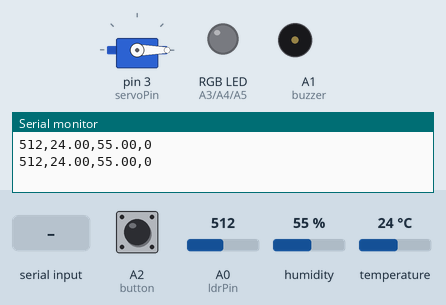
Bench run of a sketch on a simulated Arduino Uno, built with avr-gcc and run on an emulated ATmega328P. Parts: servo, an RGB LED mixed from three pins (HIGH = lit), buzzer (waves = sounding), the last lines printed to the serial monitor. Inputs (shaded band) come from the test bench; at power-on: A2 (button) HIGH, A0 (ldrPin) = 512, humidity 55 %, temperature 24 °C.

Above: at 1.2 s.
1.3 s: "ALARM_LDR\n" received over Serial
At 1.6 s:
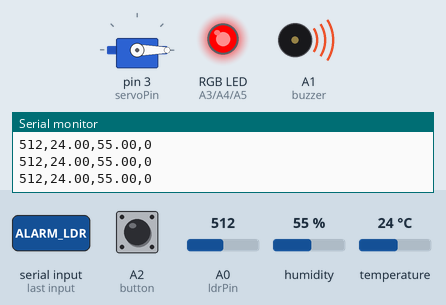
2.8 s: A2 (button) pulled LOW for 0.15 s
At 3.6 s:
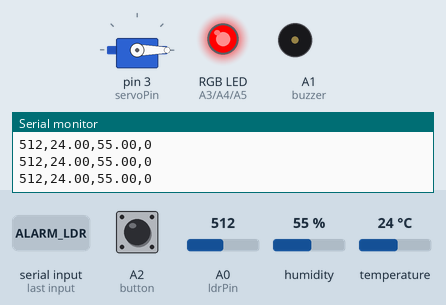
Timing chart, 0 to 5.8 s (numbered marks = the images above; inputs shaded):
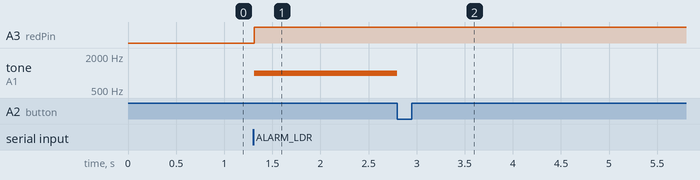

The sketch:

IoT_SmartBox.ino
```cpp
//import libraries

#include <Keypad.h>
#include <Servo.h>
#include <DHT.h>


//set up pins
const int servoPin = 3;

const int ldrPin = A0;

const int button = A2;

const int buzzer = A1;

const int redPin = A3;
const int greenPin = A4;
const int bluePin = A5;

Servo myServo;  //servo object

unsigned long lastSend = 0;

//dht11 sensor setup
#define DHTPIN 2
#define DHTTYPE DHT11
DHT dht(DHTPIN, DHTTYPE);


//set up password system
String password = "7866";
String input = "";
bool Unlocked = false;  //state

//set alarm states from the Edge Server
bool ldrAlarm = false;   //light intrusion
bool tempAlarm = false;  //temperature alarm
bool humAlarm = false;   //humidity alarm
bool alarmMute = false;  //mute buzzer


//delay locking to prevent triggering ldr instantly
unsigned long armDelayStart = 0;
bool armDelayActive = false;

//control red and green flashes
unsigned long greenStartTime = 0;
unsigned long redStartTime = 0;
bool showGreen = false;
bool showRed = false;

//configure keypad
const byte ROWS = 4, COLS = 4;
char keys[ROWS][COLS] = {
  { '1', '2', '3', 'A' },
  { '4', '5', '6', 'B' },
  { '7', '8', '9', 'C' },
  { '*', '0', '#', 'D' }
};
byte rowPins[ROWS] = { 13, 12, 11, 10 };
byte colPins[COLS] = { 9, 8, 7, 6 };

Keypad keypad = Keypad(makeKeymap(keys), rowPins, colPins, ROWS, COLS);  //keypad object


//setRGB function - controls rgb
void setRGB(bool r, bool g, bool b) {
  digitalWrite(redPin, r);
  digitalWrite(greenPin, g);
  digitalWrite(bluePin, b);
}


void setup() {
  Serial.begin(9600);

  pinMode(buzzer, OUTPUT);
  pinMode(redPin, OUTPUT);
  pinMode(greenPin, OUTPUT);
  pinMode(bluePin, OUTPUT);
  pinMode(button, INPUT_PULLUP);  //pressed = low

  dht.begin();  //Start dht11 sensor

  myServo.attach(servoPin);
  myServo.write(0);  //sets servo to start position(locked)

  setRGB(0, 0, 0);
}

void loop() {
  //read commands from the Edge Server
  while (Serial.available()) {
    String cmd = Serial.readStringUntil('\n');
    cmd.trim();

    //turn on LDR alarm
    if (cmd == "ALARM_LDR") {
      ldrAlarm = true;
      alarmMute = false;
    }

    //turn on temperature alarm
    if (cmd == "ALARM_TEMP") {
      tempAlarm = true;
      alarmMute = false;
    }


    //turn on humidity alarm
    if (cmd == "ALARM_HUM") {
      humAlarm = true;
      alarmMute = false;
    }

    //turn off LDR alarm
    if (cmd == "CLEAR_LDR") {
      ldrAlarm = false;
    }

    //turn off temp alarm
    if (cmd == "CLEAR_TEMP") {
      tempAlarm = false;
    }

    //turn off humidity alarm
    if (cmd == "CLEAR_HUM") {
      humAlarm = false;
    }

    //rest all alarms
    if (cmd == "CLEAR_ALL") {
      ldrAlarm = tempAlarm = humAlarm = false;
      noTone(buzzer);
    }

    //mute buzzer
    if (cmd == "MUTE") {
      alarmMute = true;
      noTone(buzzer);
    }

    //lock/unlock from web server
    if (cmd == "LOCK") {
      Unlocked = false;
      myServo.write(0);
    } else if (cmd == "UNLOCK") {
      Unlocked = true;
      myServo.write(90);  // unlocked position
    }
  }
  //read sensor inputs
  int light = analogRead(ldrPin);
  float temp = dht.readTemperature();
  float hum = dht.readHumidity();

  //mute button
  if (digitalRead(button) == LOW) {
    alarmMute = true;
    noTone(buzzer);
  }

  //green flash when password correct
  if (showGreen) {
    setRGB(0, 1, 0);
    if (millis() - greenStartTime > 2000) showGreen = false;
    return;
  }

  //red flash for wrong password
  if (showRed) {
    setRGB(1, 0, 0);
    if (millis() - redStartTime > 1000) showRed = false;
    return;
  }

  //delay alarm reset
  if (armDelayActive && millis() - armDelayStart > 2000)
    armDelayActive = false;


  //keypad logic
  char key = keypad.getKey();
  if (key) {
    if (key == '*') {
      input = "";
    } else if (key == '#') {    //checks password when key '#'
      if (input == password) {  //correct password
        Unlocked = !Unlocked;

        if (Unlocked) {
          myServo.write(90);  //move servo to unlocked position
          showGreen = true;   //flash green led
          greenStartTime = millis();

        } else {                  //locking
          myServo.write(0);       //lock position
          armDelayActive = true;  //delay
          armDelayStart = millis();
        }

        ldrAlarm = false;  // reset ldr alarm only
        alarmMute = false;
        noTone(buzzer);

      } else {           //wrong password
        showRed = true;  //flash red
        redStartTime = millis();
      }

      input = "";
    } else {

      input += key;
    }
  }


  //buzzer logic
  if (!alarmMute) {
    //set frequencies for different alarms
    if (ldrAlarm)
      tone(buzzer, 1000);

    else if (tempAlarm)
      tone(buzzer, 800);

    else if (humAlarm)
      tone(buzzer, 600);

    else
      noTone(buzzer);

  } else {
    noTone(buzzer);
  }

  //RGB
  if (ldrAlarm)
    setRGB(1, 0, 0);  //red = ldr intrusion alarm

  else if (tempAlarm)
    setRGB(0, 0, 1);  //blue = temperature alarm

  else if (humAlarm)
    setRGB(0, 1, 0);  //green = humidity alar

  else
    setRGB(0, 0, 0);

  // send sensor data to the Edge Server
  if (millis() - lastSend >= 500) {
    if (!isnan(temp) && !isnan(hum)) {
      Serial.print(light);
      Serial.print(",");
      Serial.print(temp);
      Serial.print(",");
      Serial.print(hum);
      Serial.print(",");
      Serial.println(Unlocked ? 1 : 0);
    }
    lastSend = millis();
  }
}
```

Measured:
- after the input at 1.3 s, A3 (redPin): LOW → HIGH at once; tone on A1 (buzzer): silent → 1000 Hz at once
- after the input at 2.8 s, tone on A1 (buzzer): 1000 Hz → silent at once
